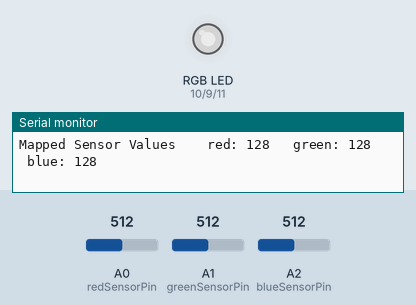
Simulated run of this sketch. Board: Arduino Uno, built with avr-gcc and run on an emulated ATmega328P. On the bench: an RGB LED mixed from three pins (HIGH = lit), the last lines printed to the serial monitor. The inputs (shaded band) are chosen by the test bench; at power-on: A0 (redSensorPin) = 512, A1 (greenSensorPin) = 512, A2 (blueSensorPin) = 512. Dim RGB values are drawn brighter than linear.

Above: at 1.2 s.
1.3 s: A0 (redSensorPin) set to 415
At 2.8 s:
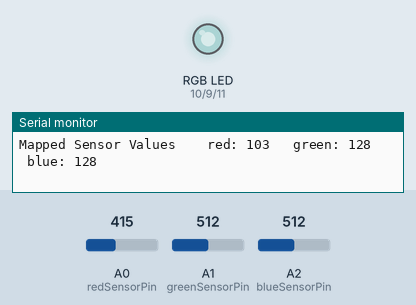
4.3 s: A0 (redSensorPin) set to 391
At 4.9 s:
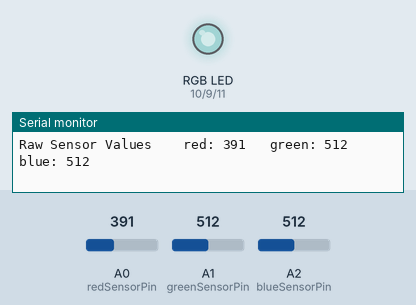
7.3 s: A1 (greenSensorPin) set to 416
At 8.4 s:
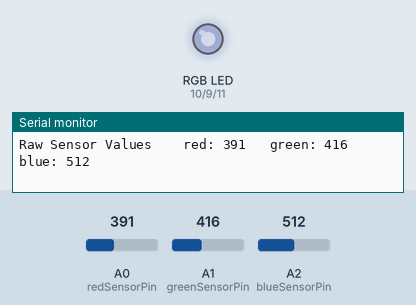
10.3 s: A1 (greenSensorPin) set to 392
At 11.3 s:
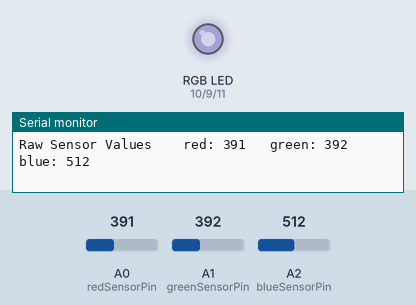
13.3 s: A2 (blueSensorPin) set to 418
At 13.7 s:
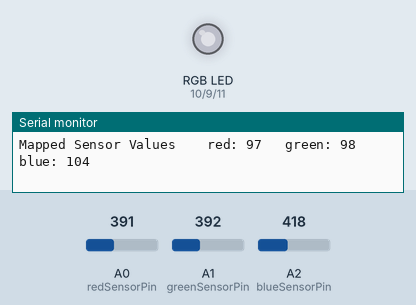
16.3 s: A2 (blueSensorPin) set to 392
At 17.4 s:
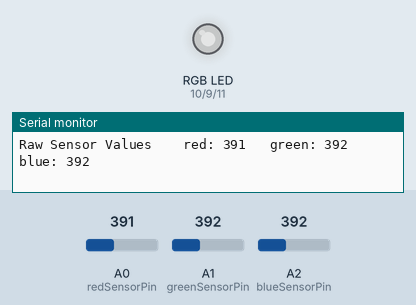
Timing chart, 0 to 19.3 s (numbered marks = the images above; inputs shaded):
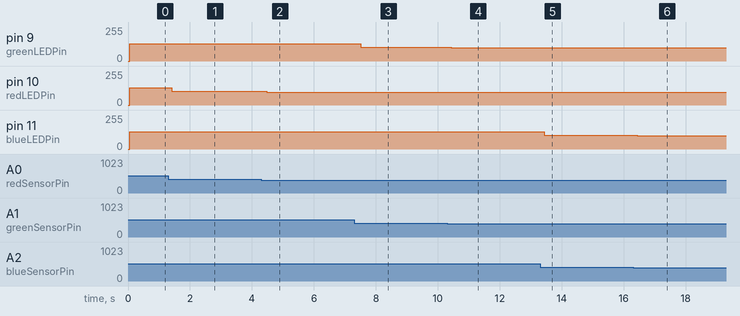

Measured:
- after the input at 1.3 s, pin 10 (redLEDPin): 128/255 → 103/255 after 0.12 s
- after the input at 4.3 s, pin 10 (redLEDPin): 103/255 → 97/255 after 0.18 s
- after the input at 7.3 s, pin 9 (greenLEDPin): 128/255 → 104/255 after 0.21 s
- after the input at 10.3 s, pin 9 (greenLEDPin): 104/255 → 98/255 after 0.13 s
- after the input at 13.3 s, pin 11 (blueLEDPin): 128/255 → 104/255 after 0.13 s
- after the input at 16.3 s, pin 11 (blueLEDPin): 104/255 → 98/255 after 0.14 s

The sketch:

color-mixing-lamp.ino
```cpp
const int greenLEDPin = 9;
const int redLEDPin = 10;
const int blueLEDPin = 11;

const int redSensorPin = A0;
const int greenSensorPin = A1;
const int blueSensorPin = A2;

int redValue = 0;
int greenValue = 0;
int blueValue = 0;

int redSensorValue = 0;
int greenSensorValue = 0;
int blueSensorValue = 0;

void setup() {
  // initiate the serial communication with the serial monitor
  Serial.begin(9600);
  // set up pins for output
  pinMode(greenLEDPin, OUTPUT);
  pinMode(redLEDPin, OUTPUT);
  pinMode(blueLEDPin, OUTPUT);
}

void loop() {
  // grab the raw value from the sensor pins and assign it to the respective variable
  redSensorValue = analogRead(redSensorPin);
  delay(5);
  greenSensorValue = analogRead(greenSensorPin);
  delay(5);
  blueSensorValue = analogRead(blueSensorPin);

  // print the raw sensor values to the serial monitor
  Serial.print("Raw Sensor Values \t red: ");
  Serial.print(redSensorValue);
  Serial.print("\t green: ");
  Serial.print(greenSensorValue);
  Serial.print("\t blue: ");
  Serial.println(blueSensorValue);

  // convert the raw sensor to a valid value between 0-255 and assign it to the respective variable (0-255 duty cycle)
  redValue = redSensorValue/4;
  greenValue = greenSensorValue/4;
  blueValue = blueSensorValue/4;

  // print the converted sensor values
  Serial.print("Mapped Sensor Values \t red: ");
  Serial.print(redValue);
  Serial.print("\t green: ");
  Serial.print(greenValue);
  Serial.print("\t blue: ");
  Serial.println(blueValue);

  // output the values to the respective pin of the rgb light
  analogWrite(greenLEDPin, greenValue);
  analogWrite(redLEDPin, redValue);
  analogWrite(blueLEDPin, blueValue);

  // test green by forcing green to a strong value
  // analogWrite(9, 255);
  // analogWrite(10, 0);
  // analogWrite(11, 0);
}
```
